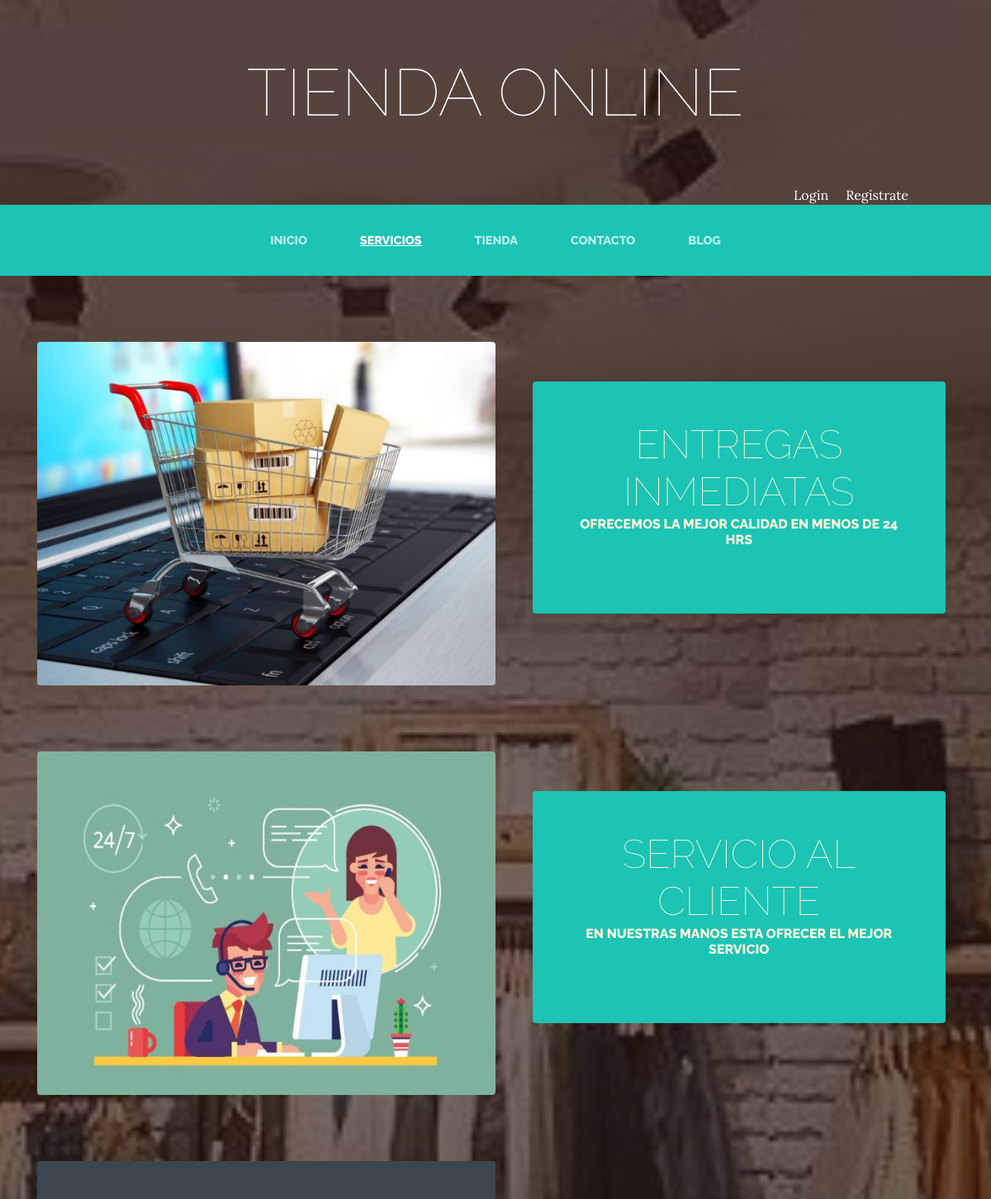
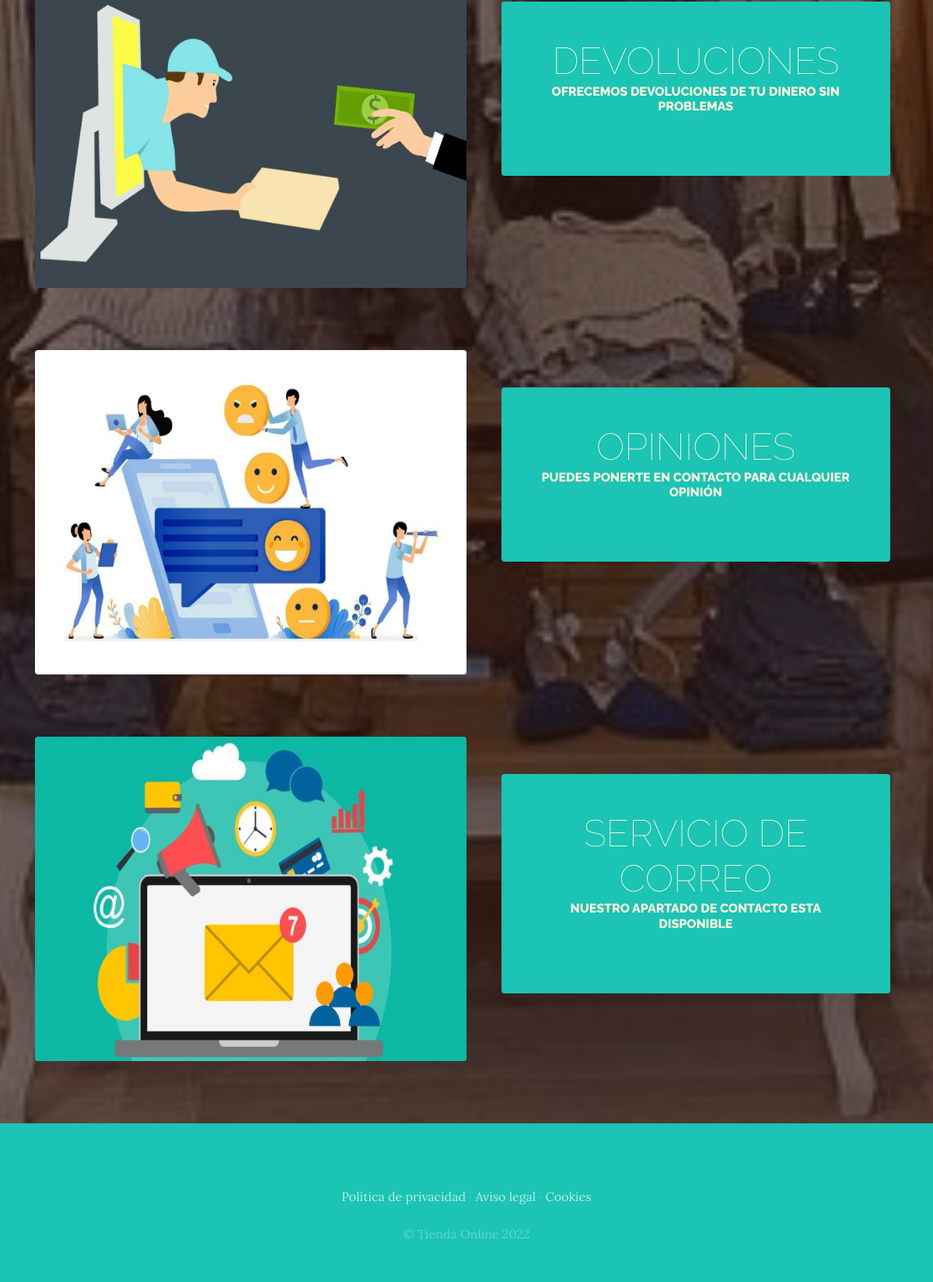
The app's page /servicios/ with its own data (2 pictures, top to bottom).
### servicios/models.py (models this page shows, shortened)
class Servicio(models.Model):
    titulo = models.CharField(max_length=50)
    contenido= models.CharField(max_length=50)
    imagen = models.ImageField(upload_to='servicios')
    created = models.DateTimeField(auto_now_add=True)
    updated = models.DateTimeField(auto_now_add=True)
    class Meta:
        verbose_name='servicio'
        verbose_name_plural='servicios'

### servicios/views.py (the view)
# urls.py: path('servicios/',include('servicios.urls')),
def servicios(request):
    servicios=Servicio.objects.all() #importe todos los servicios
    return render(request, "servicios/servicios.html", {"servicios":servicios})

### carro/context_processor.py (called while the page is built)
def importe_total_carro(request):
    total=0
    if request.user.is_authenticated:
        for key, value in request.session["carro"].items():
            total=total+float(value["precio"])
    return {"importe_total_carro":total}

### servicios/templates/servicios/servicios.html
{% extends "ProyectoWebApp/base.html" %}
{% load static %}
{% block content %}
    {% for servicio in servicios %}
    <section class="page-section clearfix">
        <div class="container">
          <div class="intro">
            <img class="intro-img img-fluid mb-3 mb-lg-0 rounded" src="{{servicio.imagen.url}}" alt="" style="width: 50%;">
            <div class="intro-text left-0 text-center bg-faded p-5 rounded">
              <h2 class="section-heading mb-4" >
                <span class="section-heading-lower">{{servicio.titulo}}</span>
                <span class="section-heading-upper">{{servicio.contenido }}</span>
              </h2>
            </div>
          </div>
        </div>
      </section>
    {% endfor %}
{% endblock %}

### ProyectoWebApp/static/ProyectoWebApp/css/gestion.css (style rules this page uses)
body { font-family: 'Lora'; background: linear-gradient(rgba(47, 23, 15, 0.65), rgba(47, 23, 15, 0.65)), url("../img/fondoP.jpg") ; background-attachment: fixed; background-position: center; background-size: cover; }
h1, h2, h3, h4, h5, h6 { font-family: 'Raleway'; }
.page-section { margin-top: 5rem; margin-bottom: 5rem; }
.section-heading { text-transform: uppercase; }
.section-heading .section-heading-upper { display: block; font-size: 1rem; font-weight: 800; padding-bottom:.5rem; }
.section-heading .section-heading-lower { display: block; font-size: 3rem; font-weight: 100; }
.bg-faded { background-color: rgba(255, 255, 255, 0.85); }
.intro { position: relative; }
@media (min-width: 992px) { .intro .intro-img { width: 75%; float: left; } }
@media (min-width: 992px) { .intro .intro-text { left: 600; width: 60%; margin-top: 3rem; background-color: rgba(27, 196, 180); color: cornsilk; position: absolute; } }
@media (min-width: 1200px) { .intro .intro-text { width: 45%; } }

### records on screen
Servicio: imagen (picture), titulo "ENTREGAS INMEDIATAS", contenido "OFRECEMOS LA MEJOR CALIDAD EN MENOS DE 24 HRS"
Servicio: imagen (picture), titulo "SERVICIO AL CLIENTE", contenido "EN NUESTRAS MANOS ESTA OFRECER EL MEJOR SERVICIO"
Servicio: imagen (picture), titulo "DEVOLUCIONES", contenido "OFRECEMOS DEVOLUCIONES DE TU DINERO SIN PROBLEMAS"
Servicio: imagen (picture), titulo "OPINIONES", contenido "PUEDES PONERTE EN CONTACTO PARA CUALQUIER OPINIÓN"
Servicio: imagen (picture), titulo "SERVICIO DE CORREO", contenido "NUESTRO APARTADO DE CONTACTO ESTA DISPONIBLE"
